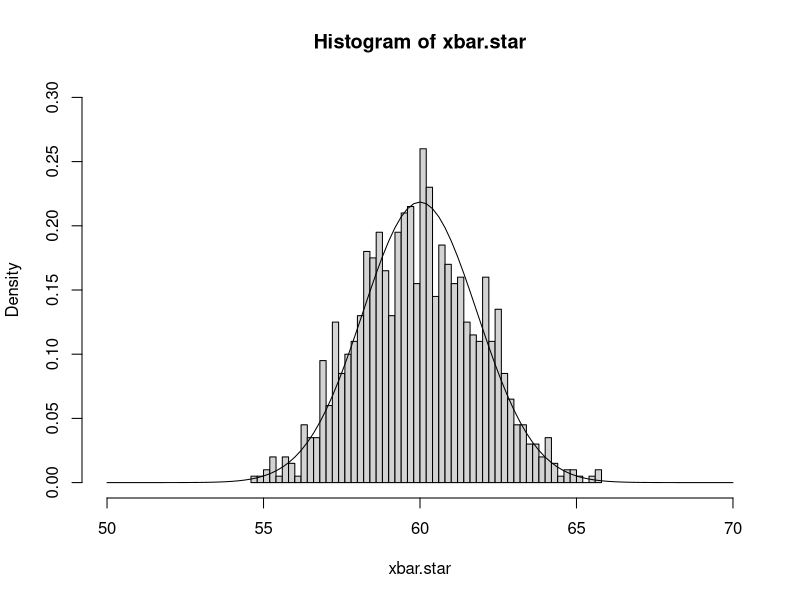
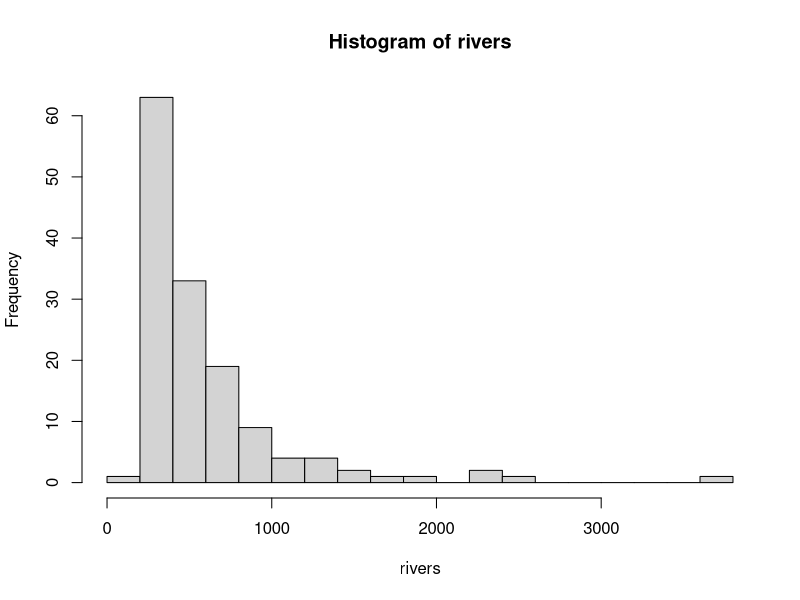
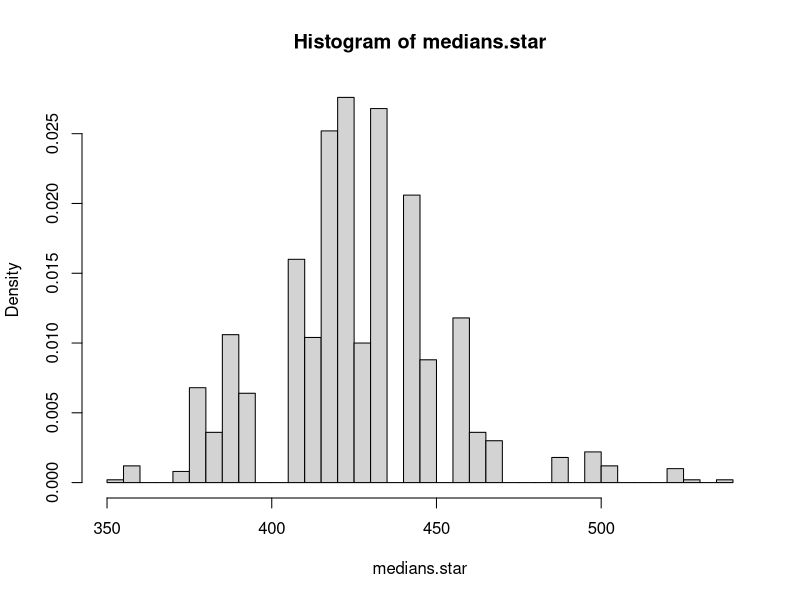

Reproduce these figures in R, in order.
## Resampling Methods
## 4.2. The replicate Function

set.seed(100)

x <- 1:5
sample(x, replace = TRUE)
sample(x, replace = TRUE)

replicate(10, sample(x, replace = TRUE))

y <- replicate(10, sample(x, replace = TRUE),
               simplify = FALSE)
y

sapply(y, mean, simplify = TRUE)


####

## 4.3. Bootstrap Distribution—Standard Error of the Mean

set.seed(120)

pop.mean <- 60
pop.sd <- 10

sample.size <- 30

x <- rnorm(sample.size, mean = pop.mean, sd = pop.sd)
x <- as.integer(x)
x

resamples.1 <- replicate(1000, 
                         sample(x, replace = TRUE),
                         simplify = FALSE)

head(resamples.1, n = 2)

xbar.star <- sapply(resamples.1, mean, simplify = TRUE)

length(xbar.star)

head(xbar.star, n = 6)

hist(xbar.star, breaks=40, prob = TRUE, 
     xlim=c(50,70), ylim=c(0, 0.3))

sd.sample.means <- pop.sd/sqrt(sample.size)
sd.sample.means

curve(dnorm(x, mean = pop.mean, sd = sd.sample.means), 
      from = 50, to = 70, add = TRUE)

mean(xbar.star)

mean(x)

mean(xbar.star) - mean(x)

sd(xbar.star)

sd.sample.means

#

library(boot)

set.seed(120)

samplemean <- function(x, indices) { 
  return (mean(x[indices]))
}
boot(data = x, statistic = samplemean, R = 1000)

#

## 4.4. Bootstrap Distribution—Standard Error of the Median

set.seed(120)

length(rivers)

hist(rivers, breaks = 20)

mean(rivers)

median(rivers)


resamples.2 <- replicate(1000, 
                         sample(rivers, replace = TRUE),
                         simplify = FALSE)

medians.star <- sapply(resamples.2, median, 
                       simplify = TRUE)

length(medians.star)

hist(medians.star, breaks=30, prob = TRUE)

median(rivers)

mean(medians.star)

mean(medians.star) - median(rivers)

sd(medians.star)

set.seed(120)

samplemedian <- function(x, indices) { 
  return (median(x[indices]))
}


boot(data = rivers, 
     statistic = samplemedian, R = 1000)


## 4.5. Bootstrap Confidence Intervals


quantile(medians.star, c(0.025, 0.975))

set.seed(120)

samplemedian <- function(x, indices) { 
  return (median(x[indices]))
}

boot.data <- boot(data = rivers, 
                  statistic = samplemedian, R = 1000)

boot.ci(boot.data, conf = 0.95, type="perc")

